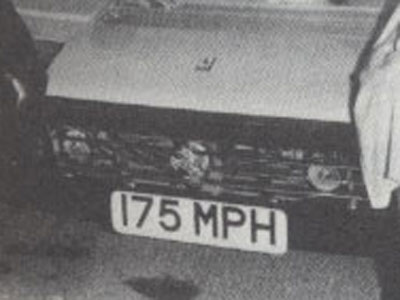
#> input picture Dataset/175MPH.png, 400 x 300 px; its folder holds only this picture in this run
$ python Main.py   (older library calls are emulated)
#> lines starting #> are read from the running program, lines starting #| are printed output that depends on the picture; after the words box and inside, x2 and y2 are one past the last pixel; in counts of white or black regions, pixels touching at a corner belong together
### Modules/Preprocess.py
import cv2

GAUSSIAN_SMOOTH_FILTER_SIZE = (5, 5)
ADAPTIVE_THRESH_BLOCK_SIZE = 19
ADAPTIVE_THRESH_WEIGHT = 9


def preprocess(imgOriginal):

    imgGrayscale = extractValue(imgOriginal)
    imgMaxContrastGrayscale = maximizeContrast(imgGrayscale)

    imgBlurred = cv2.GaussianBlur(imgMaxContrastGrayscale, GAUSSIAN_SMOOTH_FILTER_SIZE, 0)
    imgThresh = cv2.adaptiveThreshold(imgBlurred, 255.0, cv2.ADAPTIVE_THRESH_GAUSSIAN_C, cv2.THRESH_BINARY_INV, ADAPTIVE_THRESH_BLOCK_SIZE, ADAPTIVE_THRESH_WEIGHT)

    return imgGrayscale, imgThresh


def extractValue(imgOriginal):
    imgHSV = cv2.cvtColor(imgOriginal, cv2.COLOR_BGR2HSV)
    imgHue, imgSaturation, imgValue = cv2.split(imgHSV)

    return imgValue


def maximizeContrast(imgGrayscale):

    structuringElement = cv2.getStructuringElement(cv2.MORPH_RECT, (3, 3))

    imgTopHat = cv2.morphologyEx(imgGrayscale, cv2.MORPH_TOPHAT, structuringElement)
    imgBlackHat = cv2.morphologyEx(imgGrayscale, cv2.MORPH_BLACKHAT, structuringElement)

    imgGrayscalePlusTopHat = cv2.add(imgGrayscale, imgTopHat)
    imgGrayscalePlusTopHatMinusBlackHat = cv2.subtract(imgGrayscalePlusTopHat, imgBlackHat)

    return imgGrayscalePlusTopHatMinusBlackHat

### Modules/DetectPlates.py
import cv2
import math

from Modules import Preprocess
from Modules import DetectChars
from Modules import PossiblePlate
from Modules import PossibleChar

PLATE_WIDTH_PADDING_FACTOR = 1.3
PLATE_HEIGHT_PADDING_FACTOR = 1.5


def detectPlatesInScene(imgOriginalScene):

    listOfPossiblePlates = []
    imgGrayscaleScene, imgThreshScene = Preprocess.preprocess(imgOriginalScene)
    listOfPossibleCharsInScene = findPossibleCharsInScene(imgThreshScene)
    listOfListsOfMatchingCharsInScene = DetectChars.findListOfListsOfMatchingChars(listOfPossibleCharsInScene)

    for listOfMatchingChars in listOfListsOfMatchingCharsInScene:
        possiblePlate = extractPlate(imgOriginalScene, listOfMatchingChars)

        if possiblePlate.imgPlate is not None:
            listOfPossiblePlates.append(possiblePlate)

    return listOfPossiblePlates


def findPossibleCharsInScene(imgThresh):

    listOfPossibleChars = []
    intCountOfPossibleChars = 0
    imgThreshCopy = imgThresh.copy()
    #imgContours, contours, npaHierarchy = cv2.findContours(imgThreshCopy, cv2.RETR_LIST, cv2.CHAIN_APPROX_SIMPLE)
    contours, npaHierarchy = cv2.findContours(imgThreshCopy, cv2.RETR_LIST, cv2.CHAIN_APPROX_SIMPLE)

    for i in range(0, len(contours)):

        possibleChar = PossibleChar.PossibleChar(contours[i])

        if DetectChars.checkIfPossibleChar(possibleChar):
            intCountOfPossibleChars = intCountOfPossibleChars + 1
            listOfPossibleChars.append(possibleChar)

    return listOfPossibleChars


def extractPlate(imgOriginal, listOfMatchingChars):

    possiblePlate = PossiblePlate.PossiblePlate()
    listOfMatchingChars.sort(key = lambda matchingChar: matchingChar.intCenterX)

    fltPlateCenterX = (listOfMatchingChars[0].intCenterX + listOfMatchingChars[len(listOfMatchingChars) - 1].intCenterX) / 2.0
    fltPlateCenterY = (listOfMatchingChars[0].intCenterY + listOfMatchingChars[len(listOfMatchingChars) - 1].intCenterY) / 2.0

    ptPlateCenter = fltPlateCenterX, fltPlateCenterY
    intPlateWidth = int((listOfMatchingChars[len(listOfMatchingChars) - 1].intBoundingRectX + listOfMatchingChars[len(listOfMatchingChars) - 1].intBoundingRectWidth - listOfMatchingChars[0].intBoundingRectX) * PLATE_WIDTH_PADDING_FACTOR)

    intTotalOfCharHeights = 0

    for matchingChar in listOfMatchingChars:
        intTotalOfCharHeights = intTotalOfCharHeights + matchingChar.intBoundingRectHeight

    fltAverageCharHeight = intTotalOfCharHeights / len(listOfMatchingChars)
    intPlateHeight = int(fltAverageCharHeight * PLATE_HEIGHT_PADDING_FACTOR)

    fltOpposite = listOfMatchingChars[len(listOfMatchingChars) - 1].intCenterY - listOfMatchingChars[0].intCenterY
    fltHypotenuse = DetectChars.distanceBetweenChars(listOfMatchingChars[0], listOfMatchingChars[len(listOfMatchingChars) - 1])
    fltCorrectionAngleInRad = math.asin(fltOpposite / fltHypotenuse)
    fltCorrectionAngleInDeg = fltCorrectionAngleInRad * (180.0 / math.pi)

    possiblePlate.rrLocationOfPlateInScene = ( tuple(ptPlateCenter), (intPlateWidth, intPlateHeight), fltCorrectionAngleInDeg )

    rotationMatrix = cv2.getRotationMatrix2D(tuple(ptPlateCenter), fltCorrectionAngleInDeg, 1.0)

    height, width, numChannels = imgOriginal.shape
    imgRotated = cv2.warpAffine(imgOriginal, rotationMatrix, (width, height))
    imgCropped = cv2.getRectSubPix(imgRotated, (intPlateWidth, intPlateHeight), tuple(ptPlateCenter))
    possiblePlate.imgPlate = imgCropped\

    return possiblePlate

### Modules/PossibleChar.py
import cv2
import math

class PossibleChar:

    def __init__(self, _contour):
        self.contour = _contour

        self.boundingRect = cv2.boundingRect(self.contour)

        [intX, intY, intWidth, intHeight] = self.boundingRect

        self.intBoundingRectX = intX
        self.intBoundingRectY = intY
        self.intBoundingRectWidth = intWidth
        self.intBoundingRectHeight = intHeight

        self.intBoundingRectArea = self.intBoundingRectWidth * self.intBoundingRectHeight

        self.intCenterX = (self.intBoundingRectX + self.intBoundingRectX + self.intBoundingRectWidth) / 2
        self.intCenterY = (self.intBoundingRectY + self.intBoundingRectY + self.intBoundingRectHeight) / 2

        self.fltDiagonalSize = math.sqrt((self.intBoundingRectWidth ** 2) + (self.intBoundingRectHeight ** 2))

        self.fltAspectRatio = float(self.intBoundingRectWidth) / float(self.intBoundingRectHeight)

### Modules/DetectChars.py
import cv2
import numpy as np
import math
import os

import Main
from Modules import Preprocess
from Modules import PossibleChar

kNearest = cv2.ml.KNearest_create()

# constants for checkIfPossibleChar, this checks one possible char only (does not compare to another char)
MIN_PIXEL_WIDTH = 2
MIN_PIXEL_HEIGHT = 8

MIN_ASPECT_RATIO = 0.25
MAX_ASPECT_RATIO = 1.0

MIN_PIXEL_AREA = 80

# constants for comparing two chars
MIN_DIAG_SIZE_MULTIPLE_AWAY = 0.3
MAX_DIAG_SIZE_MULTIPLE_AWAY = 5.0

MAX_CHANGE_IN_AREA = 0.5

MAX_CHANGE_IN_WIDTH = 0.8
MAX_CHANGE_IN_HEIGHT = 0.2

MAX_ANGLE_BETWEEN_CHARS = 12.0

# other constants
MIN_NUMBER_OF_MATCHING_CHARS = 3

RESIZED_CHAR_IMAGE_WIDTH = 20
RESIZED_CHAR_IMAGE_HEIGHT = 30

MIN_CONTOUR_AREA = 100

def loadKNNDataAndTrainKNN():

    try:
        npaClassifications = np.loadtxt("Modules/Training Data/classifications.txt", np.float32)

    except:
        print("Error: unable to open classifications.txt, exiting program\n")
        os.system("pause")
        return False

    try:
        npaFlattenedImages = np.loadtxt("Modules/Training Data/flattened_images.txt", np.float32)

    except:
        print("Error: unable to open flattened_images.txt, exiting program\n")
        os.system("pause")
        return False

    npaClassifications = npaClassifications.reshape((npaClassifications.size, 1))

    kNearest.setDefaultK(1)
    kNearest.train(npaFlattenedImages, cv2.ml.ROW_SAMPLE, npaClassifications)
    return True

def detectCharsInPlates(listOfPossiblePlates):

    if len(listOfPossiblePlates) == 0:
        return listOfPossiblePlates

    for possiblePlate in listOfPossiblePlates:

        possiblePlate.imgGrayscale, possiblePlate.imgThresh = Preprocess.preprocess(possiblePlate.imgPlate)
        possiblePlate.imgThresh = cv2.resize(possiblePlate.imgThresh, (0, 0), fx = 1.6, fy = 1.6)

        thresholdValue, possiblePlate.imgThresh = cv2.threshold(possiblePlate.imgThresh, 0.0, 255.0, cv2.THRESH_BINARY | cv2.THRESH_OTSU)
        listOfPossibleCharsInPlate = findPossibleCharsInPlate(possiblePlate.imgGrayscale, possiblePlate.imgThresh)
        listOfListsOfMatchingCharsInPlate = findListOfListsOfMatchingChars(listOfPossibleCharsInPlate)

        if (len(listOfListsOfMatchingCharsInPlate) == 0):
            possiblePlate.strChars = ""
            continue

        for i in range(0, len(listOfListsOfMatchingCharsInPlate)):
            listOfListsOfMatchingCharsInPlate[i].sort(key = lambda matchingChar: matchingChar.intCenterX)
            listOfListsOfMatchingCharsInPlate[i] = removeInnerOverlappingChars(listOfListsOfMatchingCharsInPlate[i])

        intLenOfLongestListOfChars = 0
        intIndexOfLongestListOfChars = 0

        for i in range(0, len(listOfListsOfMatchingCharsInPlate)):
            if len(listOfListsOfMatchingCharsInPlate[i]) > intLenOfLongestListOfChars:
                intLenOfLongestListOfChars = len(listOfListsOfMatchingCharsInPlate[i])
                intIndexOfLongestListOfChars = i

        longestListOfMatchingCharsInPlate = listOfListsOfMatchingCharsInPlate[intIndexOfLongestListOfChars]
        possiblePlate.strChars = recognizeCharsInPlate(possiblePlate.imgThresh, longestListOfMatchingCharsInPlate)

    return listOfPossiblePlates

def findPossibleCharsInPlate(imgGrayscale, imgThresh):

    listOfPossibleChars = []
    imgThreshCopy = imgThresh.copy()

    contours, npaHierarchy = cv2.findContours(imgThreshCopy, cv2.RETR_LIST, cv2.CHAIN_APPROX_SIMPLE)
    #imgContours

    for contour in contours:
        possibleChar = PossibleChar.PossibleChar(contour)

        if checkIfPossibleChar(possibleChar):
            listOfPossibleChars.append(possibleChar)

    return listOfPossibleChars

def checkIfPossibleChar(possibleChar):

    if (possibleChar.intBoundingRectArea > MIN_PIXEL_AREA and
        possibleChar.intBoundingRectWidth > MIN_PIXEL_WIDTH and possibleChar.intBoundingRectHeight > MIN_PIXEL_HEIGHT and
        MIN_ASPECT_RATIO < possibleChar.fltAspectRatio and possibleChar.fltAspectRatio < MAX_ASPECT_RATIO):
        return True
    else:
        return False

def findListOfListsOfMatchingChars(listOfPossibleChars):

    listOfListsOfMatchingChars = []

    for possibleChar in listOfPossibleChars:
        listOfMatchingChars = findListOfMatchingChars(possibleChar, listOfPossibleChars)

        listOfMatchingChars.append(possibleChar)
        if len(listOfMatchingChars) < MIN_NUMBER_OF_MATCHING_CHARS:
            continue

        listOfListsOfMatchingChars.append(listOfMatchingChars)
        listOfPossibleCharsWithCurrentMatchesRemoved = list(set(listOfPossibleChars) - set(listOfMatchingChars))
        recursiveListOfListsOfMatchingChars = findListOfListsOfMatchingChars(listOfPossibleCharsWithCurrentMatchesRemoved)

        for recursiveListOfMatchingChars in recursiveListOfListsOfMatchingChars:
            listOfListsOfMatchingChars.append(recursiveListOfMatchingChars)

        break

    return listOfListsOfMatchingChars

def findListOfMatchingChars(possibleChar, listOfChars):

    listOfMatchingChars = []

    for possibleMatchingChar in listOfChars:
        if possibleMatchingChar == possibleChar:
            continue

        fltDistanceBetweenChars = distanceBetweenChars(possibleChar, possibleMatchingChar)
        fltAngleBetweenChars = angleBetweenChars(possibleChar, possibleMatchingChar)
        fltChangeInArea = float(abs(possibleMatchingChar.intBoundingRectArea - possibleChar.intBoundingRectArea)) / float(possibleChar.intBoundingRectArea)

        fltChangeInWidth = float(abs(possibleMatchingChar.intBoundingRectWidth - possibleChar.intBoundingRectWidth)) / float(possibleChar.intBoundingRectWidth)
        fltChangeInHeight = float(abs(possibleMatchingChar.intBoundingRectHeight - possibleChar.intBoundingRectHeight)) / float(possibleChar.intBoundingRectHeight)

        if (fltDistanceBetweenChars < (possibleChar.fltDiagonalSize * MAX_DIAG_SIZE_MULTIPLE_AWAY) and
            fltAngleBetweenChars < MAX_ANGLE_BETWEEN_CHARS and
            fltChangeInArea < MAX_CHANGE_IN_AREA and
            fltChangeInWidth < MAX_CHANGE_IN_WIDTH and
            fltChangeInHeight < MAX_CHANGE_IN_HEIGHT):

            listOfMatchingChars.append(possibleMatchingChar)

    return listOfMatchingChars

def distanceBetweenChars(firstChar, secondChar):
    intX = abs(firstChar.intCenterX - secondChar.intCenterX)
    intY = abs(firstChar.intCenterY - secondChar.intCenterY)

    return math.sqrt((intX ** 2) + (intY ** 2))

def angleBetweenChars(firstChar, secondChar):
    fltAdj = float(abs(firstChar.intCenterX - secondChar.intCenterX))
    fltOpp = float(abs(firstChar.intCenterY - secondChar.intCenterY))

    if fltAdj != 0.0:
        fltAngleInRad = math.atan(fltOpp / fltAdj)
    else:
        fltAngleInRad = 1.5708

    fltAngleInDeg = fltAngleInRad * (180.0 / math.pi)

    return fltAngleInDeg

def removeInnerOverlappingChars(listOfMatchingChars):
    listOfMatchingCharsWithInnerCharRemoved = list(listOfMatchingChars)

    for currentChar in listOfMatchingChars:
        for otherChar in listOfMatchingChars:
            if currentChar != otherChar:
                if distanceBetweenChars(currentChar, otherChar) < (currentChar.fltDiagonalSize * MIN_DIAG_SIZE_MULTIPLE_AWAY):
                    if currentChar.intBoundingRectArea < otherChar.intBoundingRectArea:
                        if currentChar in listOfMatchingCharsWithInnerCharRemoved:
                            listOfMatchingCharsWithInnerCharRemoved.remove(currentChar)
                    else:
                        if otherChar in listOfMatchingCharsWithInnerCharRemoved:
                            listOfMatchingCharsWithInnerCharRemoved.remove(otherChar)

    return listOfMatchingCharsWithInnerCharRemoved

def recognizeCharsInPlate(imgThresh, listOfMatchingChars):

    strChars = ""
    height, width = imgThresh.shape
    imgThreshColor = np.zeros((height, width, 3), np.uint8)
    listOfMatchingChars.sort(key = lambda matchingChar: matchingChar.intCenterX)
    cv2.cvtColor(imgThresh, cv2.COLOR_GRAY2BGR, imgThreshColor)

    for currentChar in listOfMatchingChars:
        pt1 = (currentChar.intBoundingRectX, currentChar.intBoundingRectY)
        pt2 = ((currentChar.intBoundingRectX + currentChar.intBoundingRectWidth), (currentChar.intBoundingRectY + currentChar.intBoundingRectHeight))

        cv2.rectangle(imgThreshColor, pt1, pt2, Main.SCALAR_GREEN, 2)
        imgROI = imgThresh[currentChar.intBoundingRectY : currentChar.intBoundingRectY + currentChar.intBoundingRectHeight,
                           currentChar.intBoundingRectX : currentChar.intBoundingRectX + currentChar.intBoundingRectWidth]

        imgROIResized = cv2.resize(imgROI, (RESIZED_CHAR_IMAGE_WIDTH, RESIZED_CHAR_IMAGE_HEIGHT))
        npaROIResized = imgROIResized.reshape((1, RESIZED_CHAR_IMAGE_WIDTH * RESIZED_CHAR_IMAGE_HEIGHT))
        npaROIResized = np.float32(npaROIResized)
        retval, npaResults, neigh_resp, dists = kNearest.findNearest(npaROIResized, k = 1)

        strCurrentChar = str(chr(int(npaResults[0][0])))
        strChars = strChars + strCurrentChar

    return strChars

### Modules/PossiblePlate.py
class PossiblePlate:

    def __init__(self):
        self.imgPlate = None
        self.imgGrayscale = None
        self.imgThresh = None

        self.rrLocationOfPlateInScene = None

        self.strChars = ""

### Main.py
import cv2
import os
import pandas as pd
from difflib import SequenceMatcher

from Modules import DetectPlates
from Modules import DetectChars

SCALAR_BLACK = (0.0, 0.0, 0.0)
SCALAR_WHITE = (255.0, 255.0, 255.0)
SCALAR_YELLOW = (0.0, 255.0, 255.0)
SCALAR_GREEN = (0.0, 255.0, 0.0)
SCALAR_RED = (0.0, 0.0, 255.0)


def similar(a, b):
    return round(SequenceMatcher(None, a, b).ratio(), 2)


# [24 lines left out: function main, not called in this run]


if __name__ == "__main__":

    if not DetectChars.loadKNNDataAndTrainKNN():
        print("Error: KNN traning was not successful\n")

    size = len(os.listdir("Dataset/"))

    accuracy = []
    count = 0

    for fileName in os.listdir("Dataset/"):
        recognizeText = main("Dataset/" + fileName)
#> in main, image is the input picture: shape (300, 400, 3); mean B, G, R 117.7, 117.7, 118.8
#> in extractValue, `imgHue, imgSaturation, imgValue = cv2.split(imgHSV)`:
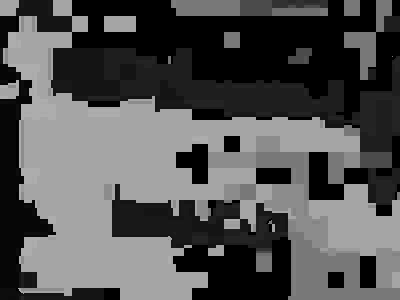
#> imgHue: shape (300, 400); min 0, max 173, mean 82.9
#> in extractValue, `imgHue, imgSaturation, imgValue = cv2.split(imgHSV)`:
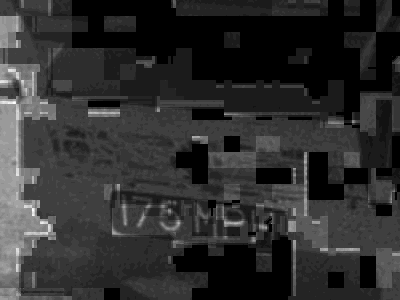
#> imgSaturation: shape (300, 400); min 0, max 28, mean 5.1; drawn with min black and max white
#> in maximizeContrast, `imgTopHat = cv2.morphologyEx(imgGrayscale, cv2.MORPH_TOPHAT, structuri..`:
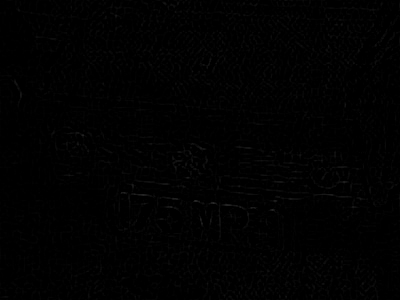
#> imgTopHat: shape (300, 400); min 0, max 42, mean 1.4
#> in maximizeContrast, `imgBlackHat = cv2.morphologyEx(imgGrayscale, cv2.MORPH_BLACKHAT, struc..`:
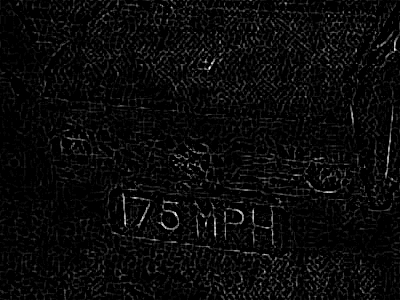
#> imgBlackHat: shape (300, 400); min 0, max 33, mean 1.3; drawn with min black and max white
#> in preprocess, `imgThresh = cv2.adaptiveThreshold(imgBlurred, 255.0, cv2.ADAPTIVE_THRE..`:
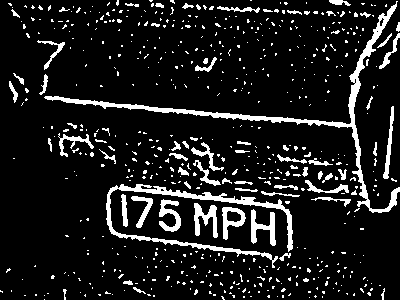
#> imgThresh: shape (300, 400); 10.9% white; 613 white regions (543 under 20 px)
#> in findPossibleCharsInScene, `contours, npaHierarchy = cv2.findContours(imgThreshCopy, cv2.RETR_LIST..`: contours = 619 contours, 574 with area under 20; largest, box (x1, y1, x2, y2) and area: (44, 1, 400, 213) 2232, (106, 184, 293, 268) 1503, (222, 207, 246, 240) 405, (251, 209, 276, 246) 326, (194, 203, 218, 238) 326; npaHierarchy = 619 rows, first 6: [1, -1, -1, -1], [2, 0, -1, -1], [3, 1, -1, -1], [4, 2, -1, -1], [5, 3, -1, -1], [6, 4, -1, -1]
#> the loop in findPossibleCharsInScene, `for i in range(0, len(contours)): ` made 619 passes
#> the loop in findListOfListsOfMatchingChars, `for possibleChar in listOfPossibleChars:` made 1 pass
#> the loop in detectPlatesInScene, `for listOfMatchingChars in listOfListsOfMatchingCharsInScene:` made 1 pass
#> pass 1, in extractPlate, `imgRotated = cv2.warpAffine(imgOriginal, rotationMatrix, (width, heigh..`:
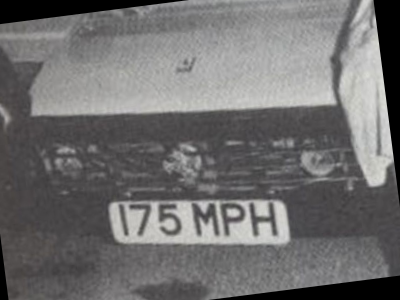
#> imgRotated: shape (300, 400, 3); mean B, G, R 110.8, 110.7, 111.7
#> the loop in detectCharsInPlates, `for possiblePlate in listOfPossiblePlates: ` made 1 pass
#> after the loop in detectCharsInPlates, `for possiblePlate in listOfPossiblePlates:`:
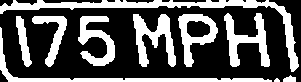
#> possiblePlate.imgThresh: shape (82, 301); 33.9% white; 10 white regions (1 under 20 px), largest, box (x1, y1, x2, y2) and area: (0, 0, 299, 72) 2223, (0, 27, 272, 82) 1246, (133, 14, 176, 67) 1058
#> (the run stopped early here; a loop or call above may not have finished)
